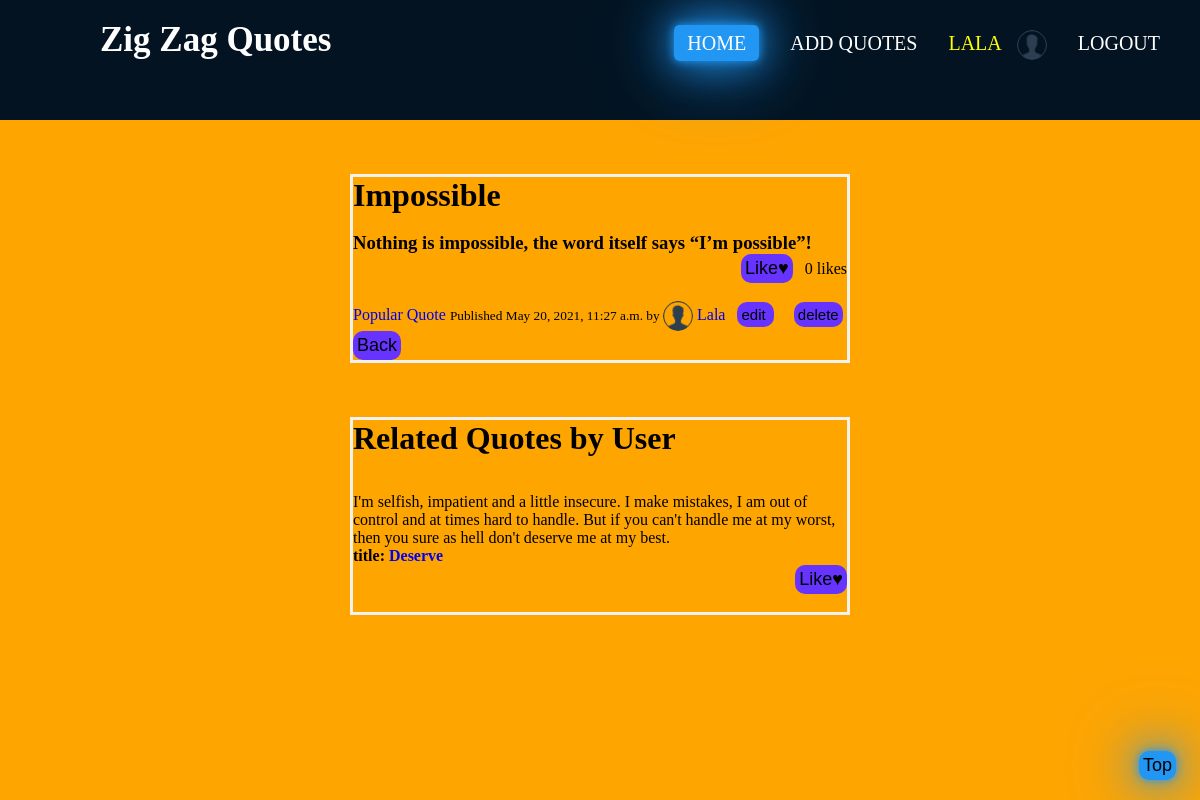
The page /quote_detail/1/Popular Quote/ (signed in) on the database its author committed.
### quotes/models.py (models this page shows, shortened)
class Profile(models.Model):
    profile_pic = models.ImageField(default="profile.png", upload_to='images/', blank=True, null=True)
    user = models.OneToOneField(settings.AUTH_USER_MODEL, on_delete=models.CASCADE)
    bio = models.CharField(max_length=250, default="I am")
    date_of_birth = models.DateField(blank=True, null=True)
    facebook_url = models.CharField(max_length=250, null=True, blank=True)
    youtube_url = models.CharField(max_length=250, null=True, blank=True)
    twitter_url = models.CharField(max_length=250, null=True, blank=True)
    linkedin_url = models.CharField(max_length=250, null=True, blank=True)
    instagram_url = models.CharField(max_length=250, null=True, blank=True)

class Quote(models.Model):
    author = models.ForeignKey(settings.AUTH_USER_MODEL, on_delete=models.CASCADE, related_name='quotes')
    title = models.CharField(max_length=250)
    body = models.TextField()
    users_like = models.ManyToManyField(settings.AUTH_USER_MODEL, related_name='Quotes_liked', blank=True)
    time = models.DateTimeField(auto_now_add=True, db_index=True)
    category = models.CharField(max_length=250, default='Popular Quote')
    def total_likes(self):
        return self.users_like.count()

### quotes/views.py (the view)
# urls.py: path('quote_detail/<int:pk>/<str:category>/', views.QuoteDetail.as_view(), name='quote_detail'),
class QuoteDetail(DetailView):
    model = Quote
    template_name = "quotes/quote_detail.html"
    def get_context_data(self, **kwargs):
        context = super().get_context_data(**kwargs)
        query = Quote.objects.get(id=self.kwargs['pk'])
        context['total_likes'] = query.total_likes()
        context['post'] = Quote.objects.filter(author=query.author)
        context['post1'] = len(Quote.objects.filter(author=query.author))
        liked = False
        if query.users_like.filter(id=self.request.user.id).exists():
            liked = True
        context['liked'] = liked
        return context

### quotes/templates/quotes/quote_detail.html (shortened to what this page needs)
{% extends "home_layout.html" %}
{% load static %}
{% block content %}
    <h1>{{quote.title|safe}}</h1><br>
    <h3>{{quote.body|safe}}</h3>
        <form action="{% url 'quotes:quote_like' quote.pk %}" method ="POST" style="text-align:right;">
        {% if liked %}
            <input type="submit" name="quote_id" value="Like&#9829;" style="color:red;">
        {% else %}
            <input type="submit" name="quote_id" value="Like&#9829;" >
        {% endif %}&ensp;{{total_likes}} likes
        </form><br>
    <a href="{% url 'quotes:categories' quote.category|slugify %}" >{{quote.category|safe}}</a>
    <small> Published {{quote.time }} by </small>
            {% if quote.author.profile.profile_pic %}
            <img class="image" src="{{quote.author.profile.profile_pic.url}}">
                {% else %}<img class="image" src="{% static 'profile.png' %}">
            {% endif %}
             <a  href="{% url 'profile_page' quote.author.profile.id %}">{{quote.author|capfirst}}</a>&ensp;
    {% if quote.author == user %}
              <button><small ><a href="{% url 'quotes:quote_update' quote.pk %}" style="color:black;">edit&nbsp;</a></small></button>&ensp;&ensp;
              <button><small ><a href="{% url 'quotes:quote_delete' quote.pk %}" style="color:black;"> delete</a></small></button>
    {% endif %}
<br><button><a href="{% url 'quotes:home' %}" style="color:black;">Back</a></button>
{% endblock %}
{% block footer %}
<h1>Related Quotes by User</h1><br><br>
{% if post1 == 1 %}
<p>No More Post...........</p><br><br>
{% else %}
    {% for post in post %}
        {% if post.title != quote.title %}
                  <blockquote >{{post.body|safe}}</blockquote>
                  <h4>title: <a  href="{% url 'quotes:quote_detail' post.pk post.category|slugify %}">{{post.title|safe}}</a></h4>
                  <form action="{% url 'quotes:quote_like' post.pk %}" method ="POST" style="text-align:right;">
                       <input type="submit" value="Like&#9829;">
                  </form><br>
        {% endif %}
         {% endfor %}
{% endif %}
{% endblock %}

### quotes/templates/home_layout.html (shortened to what this page needs)
{% load static %}
<html>
{% load static %}
<head>
</head>
<body>
<nav>
    <small class="logo"><a class="active" href="{% url 'quotes:home' %}" style="color:white;box-shadow:none;background:none;">Zig Zag Quotes</a></small>
    <ul>
        <li><a class="active" href="{% url 'quotes:home' %}">home</a></li>
        <li><a href="{% url 'quotes:add_quotes' %}">Add Quotes</a></li>
        {% if request.user.is_authenticated %}
            <li><a  href="{% url 'profile_page' user.profile.id %}" style="color: yellow; box-shadow:none; padding:0; background: none;">
                {{user.username}}&ensp;
                {% if user.profile.profile_pic %}<img class="image1" src="{{user.profile.profile_pic.url}}">
                {% else %}<img class="image1" src="{% static 'profile.png' %}">
                {% endif %}
            </a></li>
            <li><a href="{% url 'logout' %}">Logout</a></li>
        {% else %}
            <li><a href="{% url 'login' %}">Log-in</a></li>
            <li><a href="{% url 'register' %}">Register</a></li>
        {% endif %}
    </ul>
</nav><br>
     <br>
     <br>
    <div class="content">
        {% block content %}
        {% endblock %}
     </div><br><br><br>
    <div class="footer">
        {% block footer %}
        {% endblock %}
     </div><br>
<button onclick="topFunction()" id="myBtn" title="Go to top">Top</button>
</body>
</html>

### quotes/templates/home_layout.html (style rules this page uses)
* { padding: 0; margin: 0; text-decoration: none; list-style: none; box-sizing: border-box; }
body { background: orange; }
nav { background: #031321; height: 120px; width: 100% }
small.logo { color: white; font-size: 35px; line-height: 80px; padding: 0 100px; font-weight: bold; }
nav ul { float: right; margin-right: 20px; padding: 30px 0 0 0; }
nav ul li { display: inline-block; line-height: 20px; margin: 0 7px; }
nav ul li a { color: white; font-size: 20px; padding: 7px 13px; border-radius: 5px; text-decoration: none; text-transform: uppercase; }
#myBtn { display: block; position: fixed; bottom: 20px; right: 2%; cursor: pointer; }
.active, #myBtn, a:hover { background: #2196f3; box-shadow: 0 0 10px #2196f3, 0 0 40px #2196f3, 0 0 80px #2196f3; transition: .5s; }
.image1 { vertical-align: middle; width: 30px; height: 30px; border-radius: 50%; }
input, button, label { border-radius: 10px; border: none; padding: 4px; color: #000; background-color: #6633FF; font-size: 18px; }

### quotes/templates/quotes/quote_detail.html (style rules this page uses)
.content ,.footer { max-width: 500px; margin: auto; border: 3px solid #f1f1f1; }
.image { vertical-align: middle; width: 30px; height: 30px; border-radius: 50%; }

### rows shown on the page
Quote: title "Impossible", body "Nothing is impossible, the word itself says “I’m possible”!", category "Popular Quote", time "May 20, 2021, 11:27 a.m.", author.profile.profile_pic (placeholder picture), author "Lala"
Quote: body "I'm selfish, impatient and a little insecure. I make mistakes, I am out of control and at times hard to handle. But if you can't handle me at my worst, then you sure as hell don't deserve me at my best.", title "Deserve"

### other values the page prints
{{ user.username }} "LALA"
{{ total_likes }} "0"
